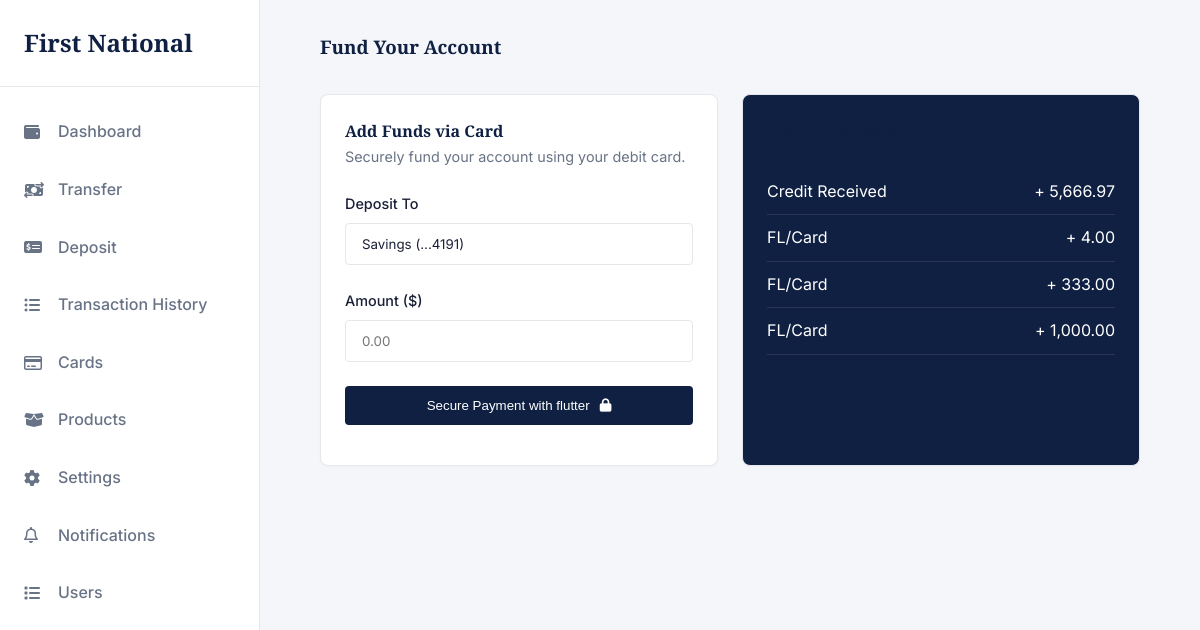
Page /deposit/ (signed in) on the earlier database version.
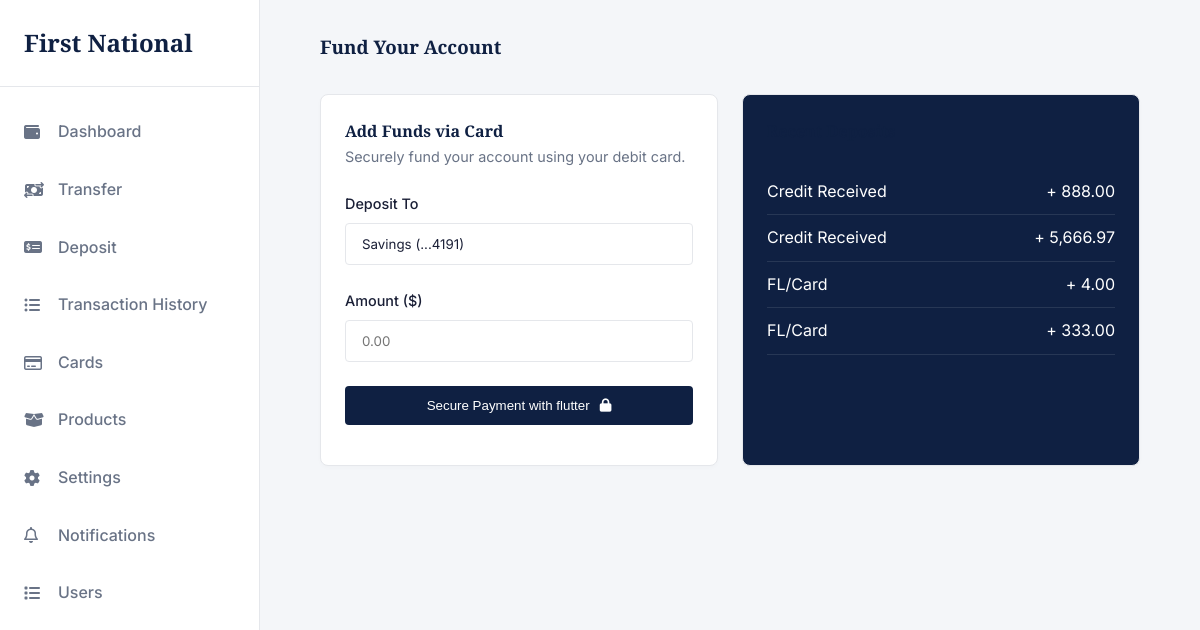
Same page on the later database version.
### app/models.py (models this page shows, shortened)
class Transaction(models.Model):
    class TransactionType(models.TextChoices):
        DEPOSIT    = "DEPOSIT",    "Deposit"
        WITHDRAWAL = "WITHDRAWAL", "Withdrawal"
        TRANSFER   = "TRANSFER",   "Transfer"
        REVERSAL   = "REVERSAL",   "Reversal"
    class Status(models.TextChoices):
        PENDING   = "PENDING",   "Pending"
        COMPLETED = "COMPLETED", "Completed"
        FAILED    = "FAILED",    "Failed"
        REVERSED  = "REVERSED",  "Reversed"
    id              = models.UUIDField(primary_key=True, default=uuid.uuid4, editable=False)
    account         = models.ForeignKey(Account, on_delete=models.PROTECT, related_name="transactions")
    transaction_type = models.CharField(max_length=20, choices=TransactionType.choices)
    amount          = models.DecimalField(max_digits=18, decimal_places=2)
    balance_before  = models.DecimalField(max_digits=18, decimal_places=2)
    balance_after   = models.DecimalField(max_digits=18, decimal_places=2)
    description     = models.TextField(blank=True)
    reference       = models.CharField(max_length=100, unique=True, db_index=True)  # idempotency key
    status          = models.CharField(max_length=20, choices=Status.choices, default=Status.PENDING)
    counterpart_account = models.ForeignKey(
        Account,
        null=True, blank=True,
        on_delete=models.SET_NULL,
        related_name="incoming_transfers",
    )
    created_at = models.DateTimeField(auto_now_add=True, db_index=True)
    updated_at = models.DateTimeField(auto_now=True)
    class Meta:
        db_table = "transactions"
        ordering = ["-created_at"]

### app/views.py (the view)
# urls.py: path('deposit/', deposit, name='deposit'),
def deposit(request):
    account = get_object_or_404(Account, id=request.user.account.id)
    recents = Transaction.objects.filter(account=request.user.account, transaction_type="DEPOSIT")[:4]
    context = {
        'account': account,
        'flw_public_key': settings.FLW_PUBLIC_KEY,
        'recents': recents
    }
    return render(request, 'User/deposit.html', context)

### templates/User/deposit.html (shortened to what this page needs)
{% extends 'base.html' %}
{% load static %}
{% load humanize %}
{% block content %}
        <main class="main-content">
            <div class="top-bar"><h3>Fund Your Account</h3></div>
            <div class="grid-2">
                <div class="card">
                    <h4>Add Funds via Card</h4>
                    <p style="font-size: 0.9rem; color: var(--text-secondary); margin-bottom: 1.5rem;">Securely fund your account using your debit card.</p>
                    <form id="deposit-form">
                        <div class="form-group">
                            <label>Deposit To</label>
                            <input class="form-control" readonly value='Savings (...{{account.account_genID|slice:"-4:"}})'>
                        </div>
                        <div class="form-group">
                            <label>Amount ($)</label>
                            <input type="number" class="form-control"
                               id="deposit-amount"
                               placeholder="0.00"
                               min="1">
                        </div>
                        <button type="button" id="pay-btn"  class="btn btn-primary" style="width: 100%; display: flex; align-items: center; justify-content: center; gap: 10px;">
                            Secure Payment with flutter<i class="fa-solid fa-lock"></i>
                        </button>
                    </form>
                </div>
                <div class="card" style="background-color: var(--brand-primary); color: white;">
                    <h4>Recent Deposits</h4>
                    <div style="margin-top: 1.5rem;">
                        {% for x in recents %}
                        <div style="display: flex; justify-content: space-between; padding: 10px 0; border-bottom: 1px solid rgba(255,255,255,0.1);">
                            <span>{{x.description}}</span>
                            <span>+ {{x.amount|intcomma}}</span>
                        </div>
                        {% endfor %}
                    </div>
                </div>
            </div>
        </main>
{% endblock %}

Differences in the rows shown:
no longer on this page (row unchanged): Transaction: description "FL/Card", amount "1,000.00"
added Transaction: description "Credit Received", amount "888.00"
